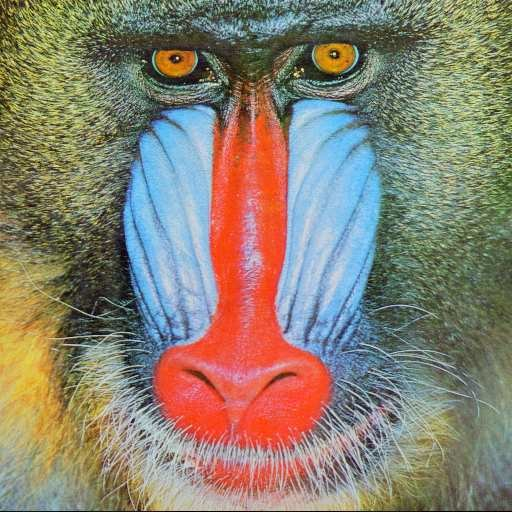
#> input picture images/baboon_512x512.png, 512 x 512 px
$ python main_brightness_gain.py
#> lines starting #> are read from the running program, lines starting #| are printed output that depends on the picture
#> in main, img_src is the input picture: shape (512, 512, 3); mean B, G, R 113.2, 128.9, 137.3
import cv2
from photolab import utils_old
import guibbon as gbn
import numpy as np
import time

update_needed = False

GAIN_DB = 0


def on_change_gain(index, val):
    global GAIN_DB, update_needed
    GAIN_DB = val
    update_needed = True


def rgb_gain(img, gain: float):
#> called with gain = 1
    dst = img.astype(float)
    dst *= gain
    dst[dst > 255] = 255
    return dst.astype(np.uint8)


def hls_gain(img, gain: float):
#> called with gain = 1
    dst = cv2.cvtColor(img, cv2.COLOR_BGR2HLS)
#> dst: shape (512, 512, 3); mean of channels 0, 1, 2 56.5, 127.3, 85.4
    dst_l = dst[:, :, 1].astype(float)
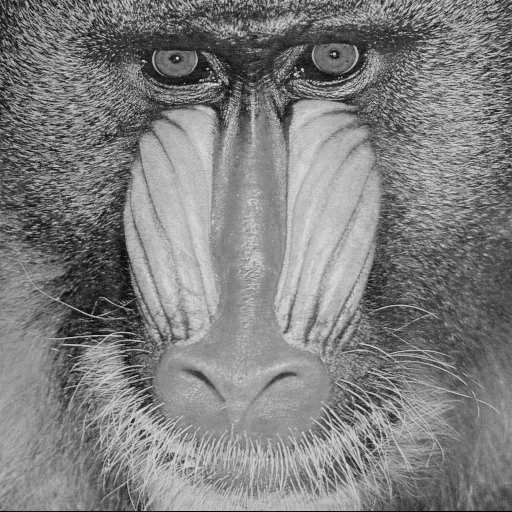
#> dst_l: shape (512, 512) float64; min 0, max 242, mean 127.3
    dst_l *= gain
    dst_l[dst_l > 255] = 255
    dst[:, :, 1] = dst_l.astype(np.uint8)
    dst = cv2.cvtColor(dst, cv2.COLOR_HLS2BGR)
    return dst


def mat_gain(img, gain: float):
#> called with gain = 1
    cos30 = np.cos(np.pi / 6)  # sqrt(3)/2
    sin30 = np.sin(np.pi / 6)  # 1/2

    base_mat = np.array([
        [-cos30, cos30, 0],
        [-sin30, -sin30, 1],
        [1 / 9, 6 / 9, 2 / 9],
    ], dtype=float)

    gain_mat = np.array([
        [1, 0, 0],
        [0, 1, 0],
        [0, 0, gain]
    ], dtype=float)

    mat = np.linalg.inv(base_mat) @ gain_mat @ base_mat

    h, w = img.shape[:2]
#> h = 512; w = 512
    pixels = img.reshape((h * w, 3)).transpose().astype(float)
    pixels = mat @ pixels
    pixels[pixels > 255] = 255
    pixels[pixels < 0] = 0
    dst = pixels.astype(np.uint8).transpose().reshape((h, w, 3))
    return dst


def array_of_img(H, W, imgs):
#> called with H = 2, W = 2
    h, w = imgs[0].shape[:2]
#> h = 512; w = 512
    Hh = H * h
#> Hh = 1024
    Ww = W * w
#> Ww = 1024
    dst = np.zeros(shape=(Hh, Ww, 3), dtype=np.uint8)
    k = 0
    for i in range(H):
        for j in range(W):
            if k >= len(imgs):
                return dst
            dst[i * h:(i + 1) * h, j * w:(j + 1) * w] = imgs[k]
            k += 1
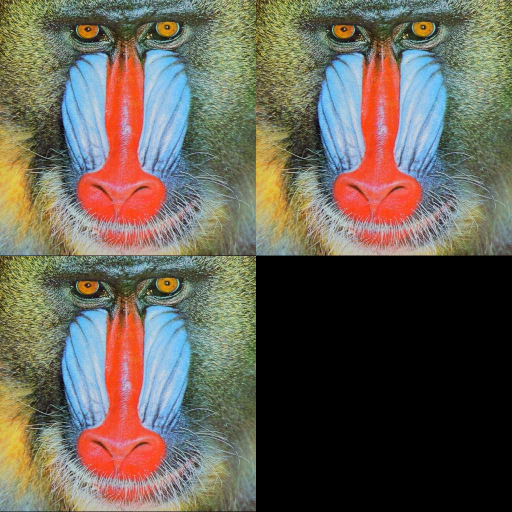
#> dst: shape (1024, 1024, 3) (shown at 1/2 size); mean of channels 0, 1, 2 84.9, 96.7, 102.8; drawn as B, G, R
#> after the loop, k = 3
    return dst


def main():
    global update_needed, GAIN_DB
    filepath = "../images/baboon_512x512.png"
    img_src = cv2.imread(filepath)
    if img_src is None:
        raise FileNotFoundError(filepath)
    winname = "brightness"
    gbn.namedWindow(winname)

    N = 10
    gbn.create_slider(winname, "gain dB", range(-N, N + 1), on_change_gain, N + 1)

    while True:
        gain = 10 ** (GAIN_DB / 20)
        print(gain)
        imgs = []
        dts = []
        tic = time.time()
        imgs.append(rgb_gain(img_src, gain))
        toc = time.time()
        dts.append((toc - tic) * 1000)
        tic = toc

        imgs.append(hls_gain(img_src, gain))
        toc = time.time()
        dts.append((toc - tic) * 1000)
        tic = toc

        imgs.append(mat_gain(img_src, gain))
        toc = time.time()
        dts.append((toc - tic) * 1000)
        tic = toc

        img_dst = array_of_img(2, 2, imgs)
        print(f"{dts}")
        gbn.imshow(winname, img_dst)
#> (this line was passed over: guibbon is not available in this run)
        update_needed = False
        while not update_needed:
            gbn.waitKeyEx(50)
#> (this line was passed over: guibbon is not available in this run)


if __name__ == '__main__':
#> (the run stopped early here; a loop or call above may not have finished)
